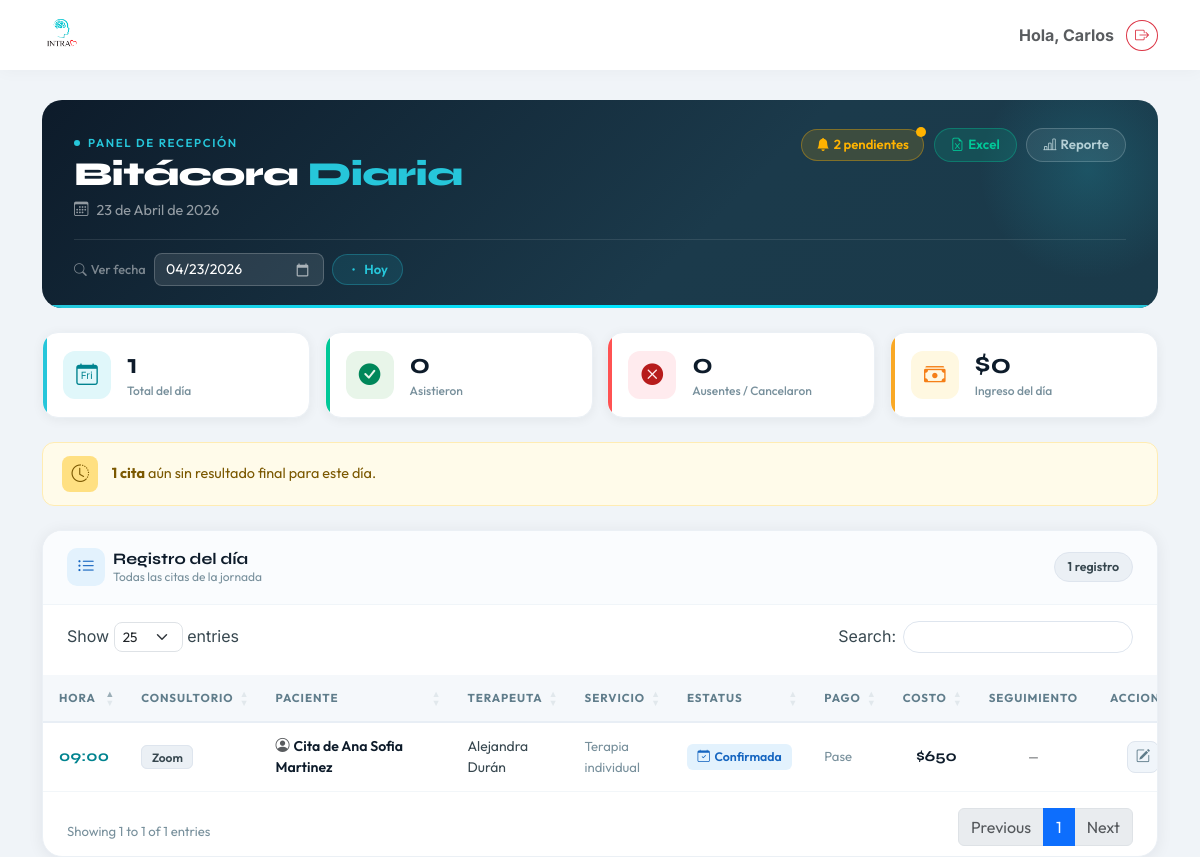
Page /bitacora/ (signed in) on the earlier database version.
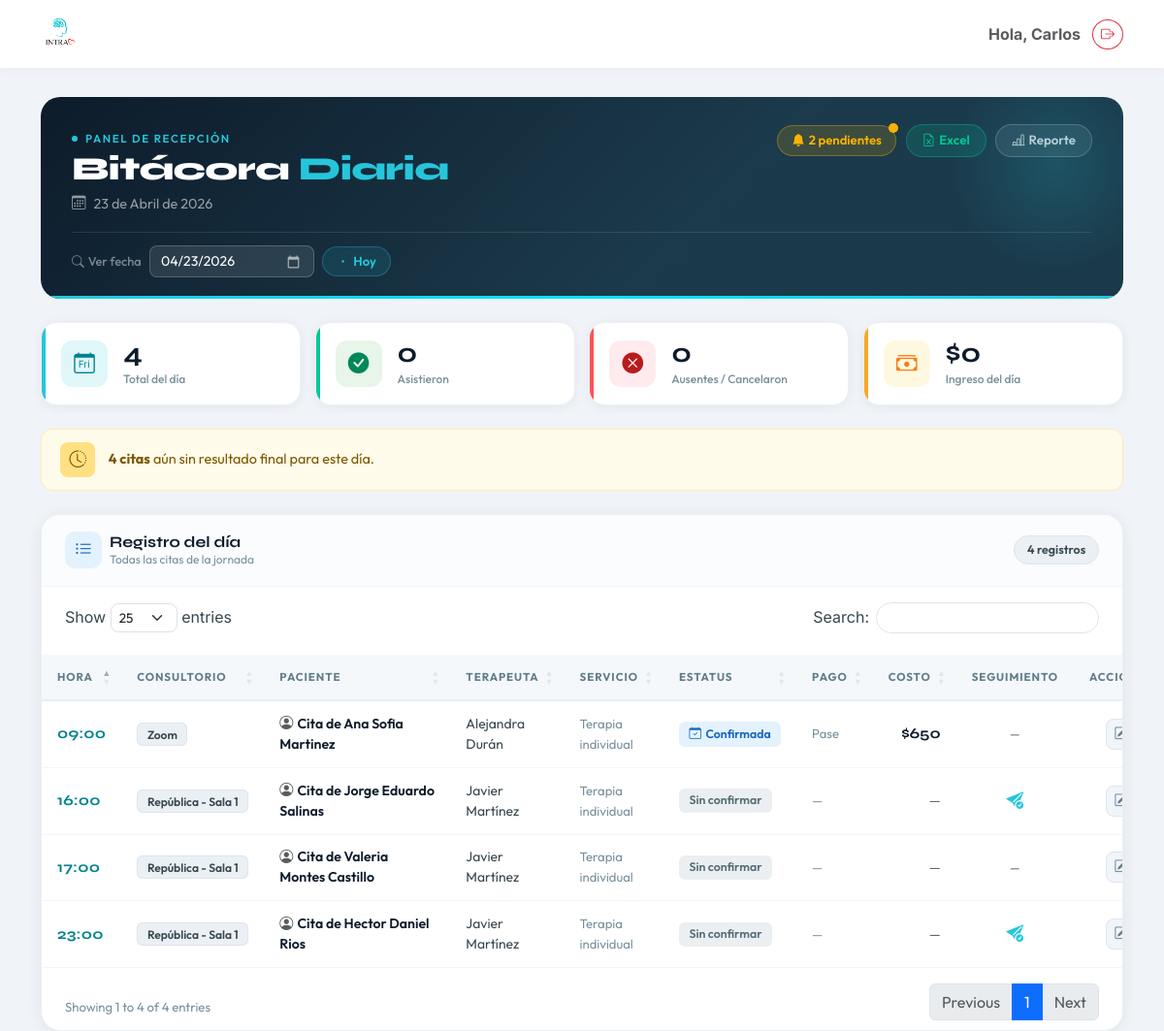
Same page on the later database version.
### clinica/models.py (models this page shows, shortened)
class Cita(models.Model):
    ESTATUS_CONFIRMADA = 'confirmada'
    ESTATUS_SIN_CONFIRMAR = 'sin_confirmar'
    ESTATUS_REAGENDO = 'reagendo'
    ESTATUS_CANCELO = 'cancelo'
    ESTATUS_SI_ASISTIO = 'si_asistio'
    ESTATUS_NO_ASISTIO = 'no_asistio'
    ESTATUS_INCIDENCIA = 'incidencia'
    ESTATUS_CHOICES = [
        (ESTATUS_CONFIRMADA, 'Confirmada'),
        (ESTATUS_SIN_CONFIRMAR, 'Sin confirmar'),
        (ESTATUS_REAGENDO, 'Reagendo'),
        (ESTATUS_CANCELO, 'Cancelo'),
        (ESTATUS_SI_ASISTIO, 'Si asistio'),
        (ESTATUS_NO_ASISTIO, 'No asistio'),
        (ESTATUS_INCIDENCIA, 'Incidencia'),
    ]
    ESTATUS_ACTIVOS = (
        ESTATUS_CONFIRMADA,
        ESTATUS_SIN_CONFIRMAR,
        ESTATUS_REAGENDO,
        ESTATUS_INCIDENCIA,
    )
    TIPO_NUEVO = 'N'
    TIPO_REFERIDO = 'R'
    TIPO_SEGUIMIENTO = 'S'
    TIPO_PACIENTE_CHOICES = [
        (TIPO_NUEVO, 'Nuevo'),
        (TIPO_REFERIDO, 'Referido'),
        (TIPO_SEGUIMIENTO, 'Seguimiento'),
    ]
    PAGO_CHOICES = [
        ('Terminal', 'Terminal'),
        ('Transferencia', 'Transferencia'),
        ('Efectivo', 'Efectivo'),
        ('Pase', 'Pase'),
    ]
    paciente = models.ForeignKey(Paciente, on_delete=models.CASCADE, related_name='citas')
    pacientes_adicionales = models.ManyToManyField(
        Paciente,
        blank=True,
        related_name='citas_como_adicional',
    )
    expediente_grupal = models.ForeignKey(
        'ExpedienteGrupal',
        on_delete=models.SET_NULL,
        null=True,
        blank=True,
        related_name='citas',
    )
    fecha = models.DateField()
    hora = models.TimeField()
    tipo_paciente = models.CharField(
        max_length=1,
        choices=TIPO_PACIENTE_CHOICES,
        default=TIPO_SEGUIMIENTO,
    )
    division = models.ForeignKey(Division, on_delete=models.SET_NULL, null=True)
    consultorio = models.ForeignKey(Consultorio, on_delete=models.SET_NULL, null=True)
    servicio = models.ForeignKey(Servicio, on_delete=models.SET_NULL, null=True)
    terapeuta = models.ForeignKey(Terapeuta, on_delete=models.SET_NULL, null=True)
    costo = models.DecimalField(max_digits=10, decimal_places=2, null=True, blank=True)
    metodo_pago = models.CharField(
        max_length=50,
        choices=PAGO_CHOICES,
        null=True,
        blank=True,
    )
    estatus = models.CharField(
        max_length=20,
        choices=ESTATUS_CHOICES,
        default=ESTATUS_SIN_CONFIRMAR,
    )
    folio_fiscal = models.CharField(max_length=100, blank=True, null=True)
    notas = models.TextField(blank=True, null=True)
    tiene_descuento = models.BooleanField(
        null=True, blank=True,
        help_text="Indica si el paciente tiene descuento / estudio socioeconómico activo al momento de la cita."
    )
    @property
    def es_finalizable(self):
        return self.estatus in (
            self.ESTATUS_SIN_CONFIRMAR,
            self.ESTATUS_CONFIRMADA,
            self.ESTATUS_REAGENDO,
            self.ESTATUS_INCIDENCIA,
        )
    def pacientes_display_natural(self):
        nombres = [self.paciente.nombre] if self.paciente_id else []
        nombres.extend(list(self.pacientes_adicionales.values_list('nombre', flat=True)))
        if not nombres:
            return ""
        if len(nombres) == 1:
            return nombres[0]
        if len(nombres) == 2:
            return f"{nombres[0]} y {nombres[1]}"
        return f"{', '.join(nombres[:-1])} y {nombres[-1]}"
    def titulo_cita(self):
        pacientes = self.pacientes_display_natural()
        return f"Cita de {pacientes}" if pacientes else "Cita"
    class Meta:
        verbose_name = "Cita"
        verbose_name_plural = "Citas"
        ordering = ['-fecha', '-hora']

class Consultorio(models.Model):
    SEDE_CHOICES = [
        ('republica',      'República'),
        ('morelos',        'Morelos'),
        ('colinas',        'Colinas'),
        ('trabajo_social', 'Trabajo Social'),
        ('zoom',           'Zoom / Online'),
        ('externo',        'Externo'),
    ]
    nombre = models.CharField(max_length=100)
    sede   = models.CharField(max_length=20, choices=SEDE_CHOICES, null=True, blank=True)
    def __str__(self):
        return self.nombre

class Paciente(models.Model):
    TIPO_CONTACTO_CHOICES = [
        ('propio', 'Propio'),
        ('madre', 'Madre'),
        ('padre', 'Padre'),
        ('pareja', 'Pareja'),
        ('otro', 'Otro'),
    ]
    SEXO_CHOICES = [
        ('Femenino', 'Femenino'),
        ('Masculino', 'Masculino'),
    ]
    usuario = models.OneToOneField(User, on_delete=models.SET_NULL, null=True, blank=True, related_name='perfil_paciente')
    nombre = models.CharField(max_length=200, verbose_name="Nombre Completo")
    fecha_nacimiento = models.DateField(verbose_name="Fecha de Nacimiento")
    nombre_normalizado = models.CharField(max_length=200, blank=True, editable=False)
    sexo = models.CharField(
        max_length=20,
        choices=SEXO_CHOICES,
        default='Femenino',
        verbose_name="Sexo"
    )
    telefono = models.CharField(max_length=20, verbose_name="Teléfono (WhatsApp)")
    identidad_contacto = models.CharField(max_length=20, choices=TIPO_CONTACTO_CHOICES, default='propio')
    servicio_inicial = models.ForeignKey('Servicio', on_delete=models.SET_NULL, null=True, verbose_name="Servicio Inicial")
    consentimiento_firmado = models.FileField(upload_to='documentos/', blank=True, null=True)
    estudio_socioeconomico = models.FileField(upload_to='documentos/', blank=True, null=True)
    apertura_expediente = models.FileField(upload_to='documentos/', blank=True, null=True)
    resumen_clinico = models.TextField(blank=True, null=True)
    empresa = models.ForeignKey(
        'Empresa', on_delete=models.SET_NULL, null=True, blank=True,
        related_name='pacientes'
    )
    pacientes_relacionados = models.ManyToManyField('self', blank=True, symmetrical=True)
    enlace_resultados = models.URLField(blank=True, null=True)
    fecha_registro = models.DateTimeField(auto_now_add=True)
    class Meta:
        verbose_name = "Paciente"
        verbose_name_plural = "Pacientes"

class Terapeuta(models.Model):
    usuario = models.OneToOneField(User, on_delete=models.SET_NULL, null=True, blank=True, related_name='perfil_terapeuta')
    nombre = models.CharField(max_length=100)
    activo = models.BooleanField(default=True)
    def __str__(self):
        return self.nombre

class Servicio(models.Model):
    nombre = models.CharField(max_length=100)
    precio = models.DecimalField(
        max_digits=10, decimal_places=2, null=True, blank=True,
        verbose_name="Precio estándar",
        help_text="Precio público del servicio. Se usa para calcular penalizaciones por inasistencia."
    )
    def __str__(self):
        return self.nombre

### clinica/views.py (the view, shortened to what this page needs)
# urls.py: path('bitacora/', clinica_views.bitacora_diaria, name='bitacora_diaria'),
@login_required
def bitacora_diaria(request):
    if not request.user.is_superuser:
        return redirect('home')
    from datetime import date as date_type
    fecha_str = request.GET.get('fecha', '')
    try:
        fecha = date_type.fromisoformat(fecha_str) if fecha_str else date_type.today()
    except ValueError:
        fecha = date_type.today()
    citas_qs = (
        Cita.objects
        .filter(fecha=fecha)
        .select_related('paciente', 'terapeuta', 'servicio', 'consultorio', 'division')
        .prefetch_related('pacientes_adicionales')
        .order_by('hora', 'terapeuta__nombre')
    )
    citas = list(citas_qs)
    sol_set = set(
        SolicitudCita.objects
        .filter(fecha_creacion__date=fecha)
        .values_list('terapeuta_id', 'paciente_nombre')
    )
    for cita in citas:
        key = (cita.terapeuta_id, cita.paciente.nombre if cita.paciente else '')
        cita.solicito_seguimiento = key in sol_set
    total         = len(citas)
    asistieron    = sum(1 for c in citas if c.estatus == Cita.ESTATUS_SI_ASISTIO)
    no_asistieron = sum(1 for c in citas if c.estatus in (Cita.ESTATUS_NO_ASISTIO, Cita.ESTATUS_CANCELO))
    por_cerrar    = sum(1 for c in citas if c.es_finalizable)
    monto_dia     = sum(
        (c.costo or Decimal('0')) for c in citas if c.estatus == Cita.ESTATUS_SI_ASISTIO
    )
    solicitudes_pendientes_count = SolicitudCita.objects.filter(estado='pendiente').count()
    meses = ['Enero','Febrero','Marzo','Abril','Mayo','Junio',
             'Julio','Agosto','Septiembre','Octubre','Noviembre','Diciembre']
    fecha_bonita = f"{fecha.day} de {meses[fecha.month - 1]} de {fecha.year}"
    return render(request, 'clinica/bitacora_diaria.html', {
        'citas':                        citas,
        'fecha':                        fecha,
        'fecha_iso':                    fecha.isoformat(),
        'fecha_bonita':                 fecha_bonita,
        'total':                        total,
        'asistieron':                   asistieron,
        'no_asistieron':                no_asistieron,
        'por_cerrar':                   por_cerrar,
        'monto_dia':                    monto_dia,
        'solicitudes_pendientes_count': solicitudes_pendientes_count,
    })

### clinica/templates/clinica/bitacora_diaria.html (shortened to what the changed rows need)
{% extends 'clinica/base.html' %}
{% block content %}
<link rel="stylesheet" href="https://cdn.datatables.net/1.13.7/css/dataTables.bootstrap5.min.css">
<div class="bita-banner mb-4">
    <div class="bita-banner__inner">
        <div class="bita-banner__left">
            <h1 class="bita-title">Bitácora <span class="bita-title__accent">Diaria</span></h1>
        </div>
    </div>
</div>
<div class="bita-stats mb-4">
    <div class="bita-stat bita-stat--teal">
        <div class="bita-stat__body">
            <span class="bita-stat__num">{{ total }}</span>
            <span class="bita-stat__lbl">Total del día</span>
        </div>
    </div>
</div>
{% if por_cerrar > 0 %}
<div class="bita-alert-warn mb-4">
    <div class="bita-alert-warn__icon">
        <i class="bi bi-clock-history"></i>
    </div>
    <div>
        <strong>{{ por_cerrar }} cita{{ por_cerrar|pluralize }}</strong> aún sin resultado final para este día.
    </div>
</div>
{% endif %}
<div class="bita-table-card">
    <div class="bita-table-card__header">
        <div class="d-flex align-items-center gap-2">
            <div class="bita-table-card__icon">
            </div>
            <div>
            </div>
        </div>
        <span class="bita-count-badge">{{ total }} registro{{ total|pluralize }}</span>
    </div>
    <div class="table-responsive">
        <table id="tablaBitacora" class="table align-middle mb-0 tabla-bitacora">
            <thead>
                <tr>
                    <th>Hora</th>
                    <th>Consultorio</th>
                    <th>Paciente</th>
                    <th>Terapeuta</th>
                    <th>Servicio</th>
                    <th>Estatus</th>
                    <th>Pago</th>
                    <th class="text-end">Costo</th>
                    <th class="text-center">Seguimiento</th>
                    <th class="text-center">Acciones</th>
                </tr>
            </thead>
            <tbody>
                {% for cita in citas %}
                <tr class="bita-row {% if cita.estatus == 'si_asistio' %}bita-row--asistio{% elif cita.estatus == 'no_asistio' or cita.estatus == 'cancelo' %}bita-row--ausente{% endif %}">
                    <td>
                        <span class="bita-hora">{{ cita.hora|time:"H:i" }}</span>
                    </td>
                    <td>
                        <span class="bita-consultorio-badge">{{ cita.consultorio|default:"—" }}</span>
                    </td>
                    <td style="min-width:160px;">
                        {% if cita.paciente_id %}
                        <a href="{% url 'detalle_paciente' cita.paciente.id %}"
                           class="bita-paciente-link">
                            <i class="bi bi-person-circle me-1 text-muted"></i>{{ cita.titulo_cita }}
                        </a>
                        {% else %}
                        <span class="text-muted">{{ cita.titulo_cita }}</span>
                        {% endif %}
                    </td>
                    <td>
                        <span class="bita-terapeuta">{{ cita.terapeuta|default:"—" }}</span>
                    </td>
                    <td>
                        <span class="bita-servicio">{{ cita.servicio|default:"—" }}</span>
                    </td>
                    <td style="white-space:nowrap;">
                        {% if cita.estatus == 'si_asistio' %}
                            <span class="ep ep--green"><i class="bi bi-check-circle-fill"></i> Asistió</span>
                        {% elif cita.estatus == 'no_asistio' %}
                            <span class="ep ep--red"><i class="bi bi-x-circle-fill"></i> No asistió</span>
                        {% elif cita.estatus == 'cancelo' %}
                            <span class="ep ep--gray"><i class="bi bi-slash-circle"></i> Canceló</span>
                        {% elif cita.estatus == 'incidencia' %}
                            <span class="ep ep--amber"><i class="bi bi-exclamation-triangle"></i> Incidencia</span>
                        {% elif cita.estatus == 'confirmada' %}
                            <span class="ep ep--blue"><i class="bi bi-calendar-check"></i> Confirmada</span>
                        {% elif cita.estatus == 'reagendo' %}
                            <span class="ep ep--teal"><i class="bi bi-arrow-clockwise"></i> Reagendó</span>
                        {% else %}
                            <span class="ep ep--gray">{{ cita.get_estatus_display }}</span>
                        {% endif %}
                    </td>
                    <td>
                        <span class="bita-pago">{{ cita.metodo_pago|default:"—" }}</span>
                    </td>
                    <td class="text-end">
                        {% if cita.costo is not None %}
                            <span class="bita-costo">${{ cita.costo|floatformat:0 }}</span>
                        {% else %}
                            <span class="text-muted">—</span>
                        {% endif %}
                    </td>
                    <td class="text-center">
                        {% if cita.solicito_seguimiento %}
                            <span class="bita-seguimiento" title="Solicitud enviada a Recepción">
                                <i class="bi bi-send-check-fill"></i>
                            </span>
                        {% else %}
                            <span class="text-muted small">—</span>
                        {% endif %}
                    </td>
                    <td class="text-center">
                        <a href="{% url 'editar_cita' cita.id %}?next=bitacora"
                           class="bita-edit-btn" title="Editar cita">
                            <i class="bi bi-pencil-square"></i>
                        </a>
                    </td>
                </tr>
                {% endfor %}
            </tbody>
        </table>
    </div>
</div>
{% endblock %}

Differences in the rows shown:
added Cita: hora "16:00", consultorio "República - Sala 1", titulo_cita "Cita de Jorge Eduardo Salinas", terapeuta "Javier Martínez", servicio "Terapia individual", estatus "Sin confirmar", metodo_pago "—"
added Cita: hora "17:00", consultorio "República - Sala 1", titulo_cita "Cita de Valeria Montes Castillo", terapeuta "Javier Martínez", servicio "Terapia individual", estatus "Sin confirmar", metodo_pago "—"
added Cita: hora "23:00", consultorio "República - Sala 1", titulo_cita "Cita de Hector Daniel Rios", terapeuta "Javier Martínez", servicio "Terapia individual", estatus "Sin confirmar", metodo_pago "—"
Other differences:
{{ total }}: "1" → "4"
{{ por_cerrar }}: "1" → "4"
text written by a page script: "Show entries Search: Showing 1 to 1 of 1 entries Previous 1 Next" → "Show entries Search: Showing 1 to 4 of 4 entries Previous 1 Next"
